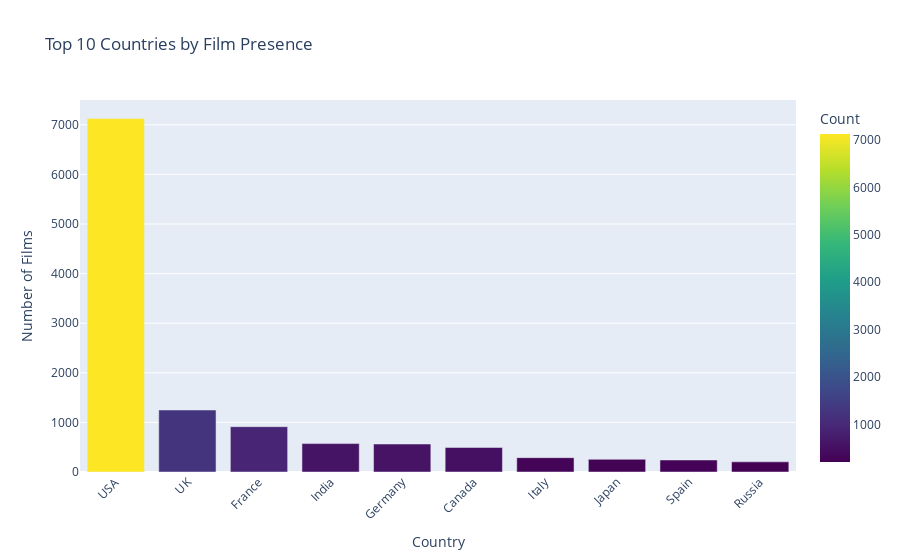

The code cell stored with this chart in its notebook:
### Markdown cell above
Countries

### Code cell
fig_countries = px.bar(
    countries_count.head(10),
    x='Country',
    y='Count',
    title='Top 10 Countries by Film Presence',
    color='Count',
    color_continuous_scale='Viridis'
)
fig_countries.update_layout(
    xaxis_title='Country',
    yaxis_title='Number of Films',
    xaxis_tickangle=-45
)

fig_countries.show()

### Figure 1 — Plotly figure (JSON) as saved in the notebook; plotly's stock layout.template omitted (floating-point values rounded to 4 significant figures)
{"data": [{"alignmentgroup": "True", "hovertemplate": "Country=%{x}<br>Count=%{marker.color}<extra></extra>", "legendgroup": "", "marker": {"color": [7125, 1250, 914, 573, 564, 495, 289, 256, 242, 205], "coloraxis": "coloraxis", "pattern": {"shape": ""}}, "name": "", "offsetgroup": "", "orientation": "v", "showlegend": false, "textposition": "auto", "type": "bar", "x": ["USA", "UK", "France", "India", "Germany", "Canada", "Italy", "Japan", "Spain", "Russia"], "xaxis": "x", "y": [7125, 1250, 914, 573, 564, 495, 289, 256, 242, 205], "yaxis": "y"}], "layout": {"barmode": "relative", "coloraxis": {"colorbar": {"title": {"text": "Count"}}, "colorscale": [[0, "#440154"], [0.1111, "#482878"], [0.2222, "#3e4989"], [0.3333, "#31688e"], [0.4444, "#26828e"], [0.5556, "#1f9e89"], [0.6667, "#35b779"], [0.7778, "#6ece58"], [0.8889, "#b5de2b"], [1, "#fde725"]]}, "legend": {"tracegroupgap": 0}, "title": {"text": "Top 10 Countries by Film Presence"}, "xaxis": {"anchor": "y", "domain": [0, 1], "tickangle": -45, "title": {"text": "Country"}}, "yaxis": {"anchor": "x", "domain": [0, 1], "title": {"text": "Number of Films"}}}}
